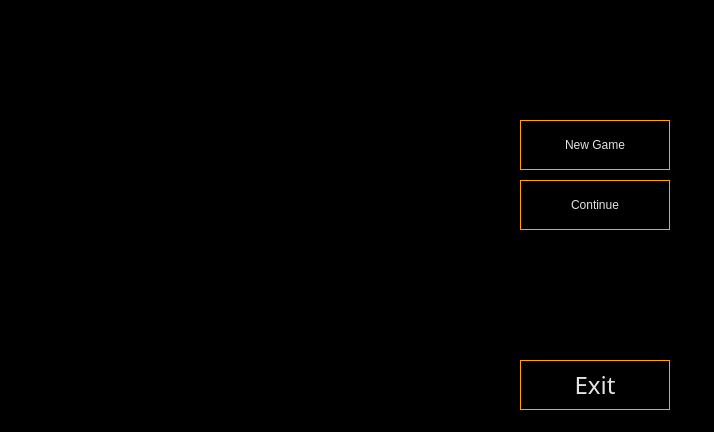
<?xml version="1.0" encoding="UTF-8"?>
<ui version="4.0">
 <class>MainWindow</class>
 <widget class="QMainWindow" name="MainWindow">
  <property name="geometry">
   <rect>
    <x>0</x>
    <y>0</y>
    <width>714</width>
    <height>432</height>
   </rect>
  </property>
  <property name="windowTitle">
   <string>MainWindow</string>
  </property>
  <property name="autoFillBackground">
   <bool>false</bool>
  </property>
  <property name="styleSheet">
   <string notr="true">background-color: rgb(0, 0, 0);
color: rgb(227, 227, 227);
font: 18pt &quot;Snap ITC&quot;;</string>
  </property>
  <widget class="QWidget" name="centralWidget">
   <property name="styleSheet">
    <string notr="true"/>
   </property>
   <widget class="QPushButton" name="NewGameButton">
    <property name="geometry">
     <rect>
      <x>520</x>
      <y>120</y>
      <width>150</width>
      <height>50</height>
     </rect>
    </property>
    <property name="autoFillBackground">
     <bool>false</bool>
    </property>
    <property name="styleSheet">
     <string notr="true">border: 1px solid orange;</string>
    </property>
    <property name="text">
     <string>New Game</string>
    </property>
   </widget>
   <widget class="QPushButton" name="ContinueButton">
    <property name="enabled">
     <bool>true</bool>
    </property>
    <property name="geometry">
     <rect>
      <x>520</x>
      <y>180</y>
      <width>150</width>
      <height>50</height>
     </rect>
    </property>
    <property name="autoFillBackground">
     <bool>false</bool>
    </property>
    <property name="styleSheet">
     <string notr="true">border: 1px solid orange;</string>
    </property>
    <property name="text">
     <string>Continue</string>
    </property>
    <property name="flat">
     <bool>false</bool>
    </property>
   </widget>
   <widget class="QPushButton" name="ExitButton">
    <property name="geometry">
     <rect>
      <x>520</x>
      <y>360</y>
      <width>150</width>
      <height>50</height>
     </rect>
    </property>
    <property name="font">
     <font>
      <family>Snap ITC</family>
      <pointsize>18</pointsize>
      <weight>50</weight>
      <italic>false</italic>
      <bold>false</bold>
     </font>
    </property>
    <property name="autoFillBackground">
     <bool>false</bool>
    </property>
    <property name="styleSheet">
     <string notr="true">border: 1px solid orange;</string>
    </property>
    <property name="text">
     <string>Exit</string>
    </property>
    <property name="autoDefault">
     <bool>false</bool>
    </property>
    <property name="default">
     <bool>false</bool>
    </property>
    <property name="flat">
     <bool>false</bool>
    </property>
   </widget>
   <widget class="QLabel" name="label">
    <property name="geometry">
     <rect>
      <x>70</x>
      <y>150</y>
      <width>441</width>
      <height>271</height>
     </rect>
    </property>
    <property name="styleSheet">
     <string notr="true">border-image: url(:/MainWindow/Recources/MainWindowBackground.jpg);</string>
    </property>
    <property name="text">
     <string/>
    </property>
   </widget>
   <widget class="QLabel" name="label_2">
    <property name="geometry">
     <rect>
      <x>40</x>
      <y>0</y>
      <width>551</width>
      <height>151</height>
     </rect>
    </property>
    <property name="autoFillBackground">
     <bool>false</bool>
    </property>
    <property name="styleSheet">
     <string notr="true">border-image: url(:/MainWindow/Recources/Bomberman_Title.png);</string>
    </property>
    <property name="text">
     <string/>
    </property>
   </widget>
   <zorder>label</zorder>
   <zorder>ExitButton</zorder>
   <zorder>label_2</zorder>
   <zorder>NewGameButton</zorder>
   <zorder>ContinueButton</zorder>
  </widget>
 </widget>
 <layoutdefault spacing="6" margin="11"/>
 <resources/>
 <connections/>
</ui>
